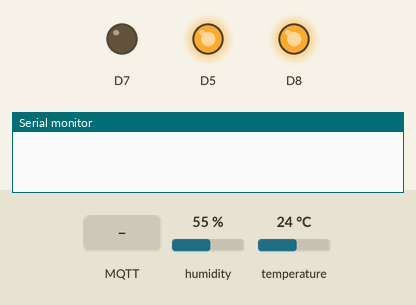
A sketch run on a simulated ESP8266 (Wemos D1 mini). Shown: output pins drawn as LEDs (lit = HIGH), the last lines printed to the serial monitor. The inputs (shaded band) are chosen by the test bench; at power-on: temperature 24 °C, humidity 55 %. No MQTT or app messages arrive unless stated.

Above: at 2.3 s.
2.4 s: MQTT message "true" arrives on the first subscribed topic
At 2.9 s:
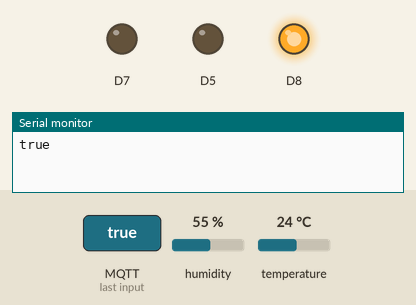
3.9 s: temperature set to 22 °C
7.2 s: temperature set to 19 °C
At 10.9 s:
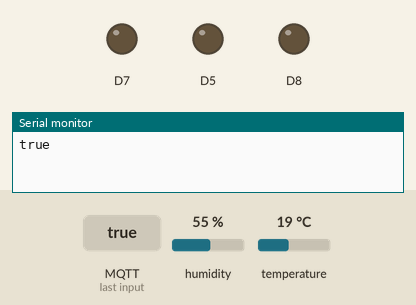
11.5 s: MQTT message "true" arrives on the third subscribed topic
At 12.2 s:
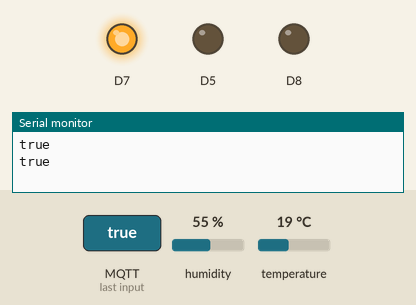
13.0 s: MQTT message "false" arrives on the first subscribed topic
At 13.3 s:
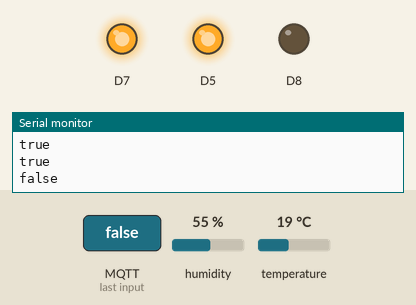
14.5 s: temperature set to 28 °C
At 18.4 s:
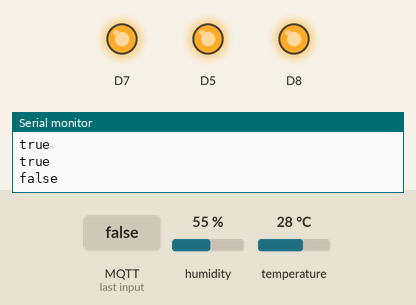
Timing chart, 0 to 19.9 s (numbered marks = the images above; inputs shaded):
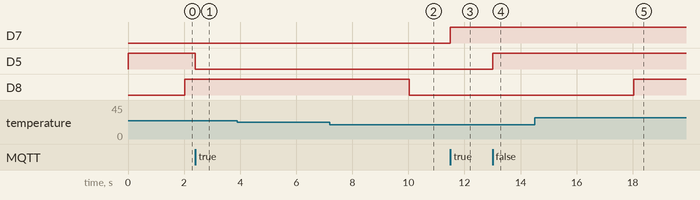

The sketch:

LIGHTING.ino
```cpp
#include "EspMQTTClient.h"

#include <OneWire.h>
#include <DallasTemperature.h>
#include "DHT.h"

#define DHTPIN D3
#define DHTTYPE DHT11
DHT dht(DHTPIN, DHTTYPE);


int criticalTemmp = 20;
unsigned long time4 = 0;


EspMQTTClient client(
  "Smartness",
  "acdb2022",
  "192.168.84.99",  // MQTT Broker server ip
  "bobur",   // Can be omitted if not needed
  "bobur",   // Can be omitted if not needed
  "wemos",     // Client name that uniquely identify your device
  1883              // The MQTT port, default to 1883. this line can be omitted
);

#define ONE_WIRE_BUS D6
OneWire oneWire(ONE_WIRE_BUS);
DallasTemperature sensors(&oneWire);
int temp1 = 0;

void setup()
{
  Serial.begin(115200);

  dht.begin();

  client.enableDebuggingMessages();
  client.enableHTTPWebUpdater(); // Enable the web updater. User and password default to values of MQTTUsername and MQTTPassword. These can be overrited with enableHTTPWebUpdater("user", "password").
  client.enableLastWillMessage("TestClient/lastwill", "I am going offline");  // You can activate the retain flag by setting the third parameter to true
  sensors.begin();

  pinMode(D5, OUTPUT);
  pinMode(D6, OUTPUT);
  pinMode(D7, OUTPUT);
  pinMode(D8, OUTPUT);
  digitalWrite(D5, HIGH);
  digitalWrite(D6, LOW);
  digitalWrite(D7, LOW);
  client.publish("line1", "false");
  client.publish("line2", "false");
  client.publish("line3", "false");
  client.publish("cooler", "false");

}

void onConnectionEstablished()
{
  client.subscribe("line1", [](const String & payload) {
    Serial.println(payload);
    if (payload == "true") {
      digitalWrite(D5, LOW);
    }
    if (payload == "false") {
      digitalWrite(D5, HIGH);
    }
  });
  client.subscribe("line2", [](const String & payload) {
    Serial.println(payload);
    if (payload == "true") {
      digitalWrite(D6, HIGH);
    }
    if (payload == "false") {
      digitalWrite(D6, LOW);
    }
  });
  client.subscribe("line3", [](const String & payload) {
    Serial.println(payload);
    if (payload == "true") {
      digitalWrite(D7, HIGH);
    }
    if (payload == "false") {
      digitalWrite(D7, LOW);
    }
  });

  client.subscribe("ctemp", [](const String & payload) {
    Serial.println(payload);
    criticalTemmp = payload.toInt();
  });


  client.executeDelayed(2000, []() {
    String payload1 = String(temp1);
    Serial.println(payload1);
    client.publish("temp1", payload1);
  });

}
void loop()
{


  client.loop();
  if (time4 + 2000 < millis()) {
    time4 = millis();
    String payload1 = String(temp1);
    client.publish("temp1", payload1);

    temp1 = dht.readTemperature();

    if (temp1 > criticalTemmp) {
      client.publish("cooler", "true");
      digitalWrite(D8, HIGH);
    } else {
      client.publish("cooler", "false");
      digitalWrite(D8, LOW);
    }


  }
}
```

Measured:
- the behaviour switches between 21 and 20 °C on temperature (found by bisection; images 1 and 2)
- after the input at 2.4 s, D5: HIGH → LOW at once
- after the input at 3.9 s, every drawn part: stays the same
- after the input at 7.2 s, D8: HIGH → LOW after 2.8 s
- after the input at 11.5 s, D7: LOW → HIGH at once
- after the input at 13.0 s, D5: LOW → HIGH at once
- after the input at 14.5 s, D8: LOW → HIGH after 3.5 s
